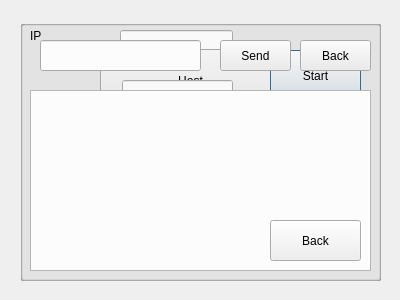
<?xml version="1.0" encoding="UTF-8"?>
<ui version="4.0">
 <class>mainwindow</class>
 <widget class="QDialog" name="mainwindow">
  <property name="geometry">
   <rect>
    <x>0</x>
    <y>0</y>
    <width>400</width>
    <height>300</height>
   </rect>
  </property>
  <property name="windowTitle">
   <string>mainwindow</string>
  </property>
  <widget class="QGroupBox" name="clientBox">
   <property name="geometry">
    <rect>
     <x>20</x>
     <y>20</y>
     <width>361</width>
     <height>261</height>
    </rect>
   </property>
   <property name="title">
    <string/>
   </property>
   <widget class="QLineEdit" name="ipEdit">
    <property name="geometry">
     <rect>
      <x>100</x>
      <y>10</y>
      <width>113</width>
      <height>20</height>
     </rect>
    </property>
   </widget>
   <widget class="QLineEdit" name="portEdit">
    <property name="geometry">
     <rect>
      <x>102</x>
      <y>60</y>
      <width>111</width>
      <height>20</height>
     </rect>
    </property>
   </widget>
   <widget class="QLabel" name="label">
    <property name="geometry">
     <rect>
      <x>10</x>
      <y>10</y>
      <width>47</width>
      <height>12</height>
     </rect>
    </property>
    <property name="text">
     <string>IP</string>
    </property>
   </widget>
   <widget class="QLabel" name="label_2">
    <property name="geometry">
     <rect>
      <x>10</x>
      <y>70</y>
      <width>47</width>
      <height>12</height>
     </rect>
    </property>
    <property name="text">
     <string>port</string>
    </property>
   </widget>
   <widget class="QPushButton" name="clientStart">
    <property name="geometry">
     <rect>
      <x>250</x>
      <y>30</y>
      <width>91</width>
      <height>51</height>
     </rect>
    </property>
    <property name="text">
     <string>Start</string>
    </property>
   </widget>
   <widget class="QPushButton" name="clientBack">
    <property name="geometry">
     <rect>
      <x>250</x>
      <y>130</y>
      <width>91</width>
      <height>51</height>
     </rect>
    </property>
    <property name="text">
     <string>Back</string>
    </property>
   </widget>
  </widget>
  <widget class="QGroupBox" name="startBox">
   <property name="geometry">
    <rect>
     <x>20</x>
     <y>20</y>
     <width>361</width>
     <height>261</height>
    </rect>
   </property>
   <property name="title">
    <string/>
   </property>
   <widget class="QPushButton" name="hostBtn">
    <property name="geometry">
     <rect>
      <x>80</x>
      <y>20</y>
      <width>181</width>
      <height>81</height>
     </rect>
    </property>
    <property name="text">
     <string>Host</string>
    </property>
   </widget>
   <widget class="QPushButton" name="clientBtn">
    <property name="geometry">
     <rect>
      <x>80</x>
      <y>140</y>
      <width>181</width>
      <height>91</height>
     </rect>
    </property>
    <property name="text">
     <string>Client</string>
    </property>
   </widget>
  </widget>
  <widget class="QGroupBox" name="hostBox">
   <property name="geometry">
    <rect>
     <x>20</x>
     <y>20</y>
     <width>361</width>
     <height>261</height>
    </rect>
   </property>
   <property name="title">
    <string/>
   </property>
   <widget class="QPushButton" name="hostBack">
    <property name="geometry">
     <rect>
      <x>250</x>
      <y>200</y>
      <width>91</width>
      <height>41</height>
     </rect>
    </property>
    <property name="text">
     <string>Back</string>
    </property>
   </widget>
   <widget class="QLabel" name="status">
    <property name="geometry">
     <rect>
      <x>20</x>
      <y>20</y>
      <width>221</width>
      <height>231</height>
     </rect>
    </property>
    <property name="font">
     <font>
      <family>細明體</family>
      <pointsize>12</pointsize>
     </font>
    </property>
    <property name="text">
     <string/>
    </property>
   </widget>
  </widget>
  <widget class="QGroupBox" name="sessionBox">
   <property name="geometry">
    <rect>
     <x>20</x>
     <y>20</y>
     <width>361</width>
     <height>261</height>
    </rect>
   </property>
   <property name="title">
    <string/>
   </property>
   <widget class="QTextBrowser" name="receiveMsg">
    <property name="geometry">
     <rect>
      <x>10</x>
      <y>70</y>
      <width>341</width>
      <height>181</height>
     </rect>
    </property>
   </widget>
   <widget class="QLineEdit" name="sendMsg">
    <property name="geometry">
     <rect>
      <x>20</x>
      <y>20</y>
      <width>161</width>
      <height>31</height>
     </rect>
    </property>
   </widget>
   <widget class="QPushButton" name="sendBtn">
    <property name="geometry">
     <rect>
      <x>200</x>
      <y>20</y>
      <width>71</width>
      <height>31</height>
     </rect>
    </property>
    <property name="text">
     <string>Send</string>
    </property>
   </widget>
   <widget class="QPushButton" name="backBtn">
    <property name="geometry">
     <rect>
      <x>280</x>
      <y>20</y>
      <width>71</width>
      <height>31</height>
     </rect>
    </property>
    <property name="text">
     <string>Back</string>
    </property>
   </widget>
  </widget>
  <zorder>startBox</zorder>
  <zorder>clientBox</zorder>
  <zorder>sessionBox</zorder>
  <zorder>hostBox</zorder>
 </widget>
 <layoutdefault spacing="6" margin="11"/>
 <resources/>
 <connections/>
</ui>
